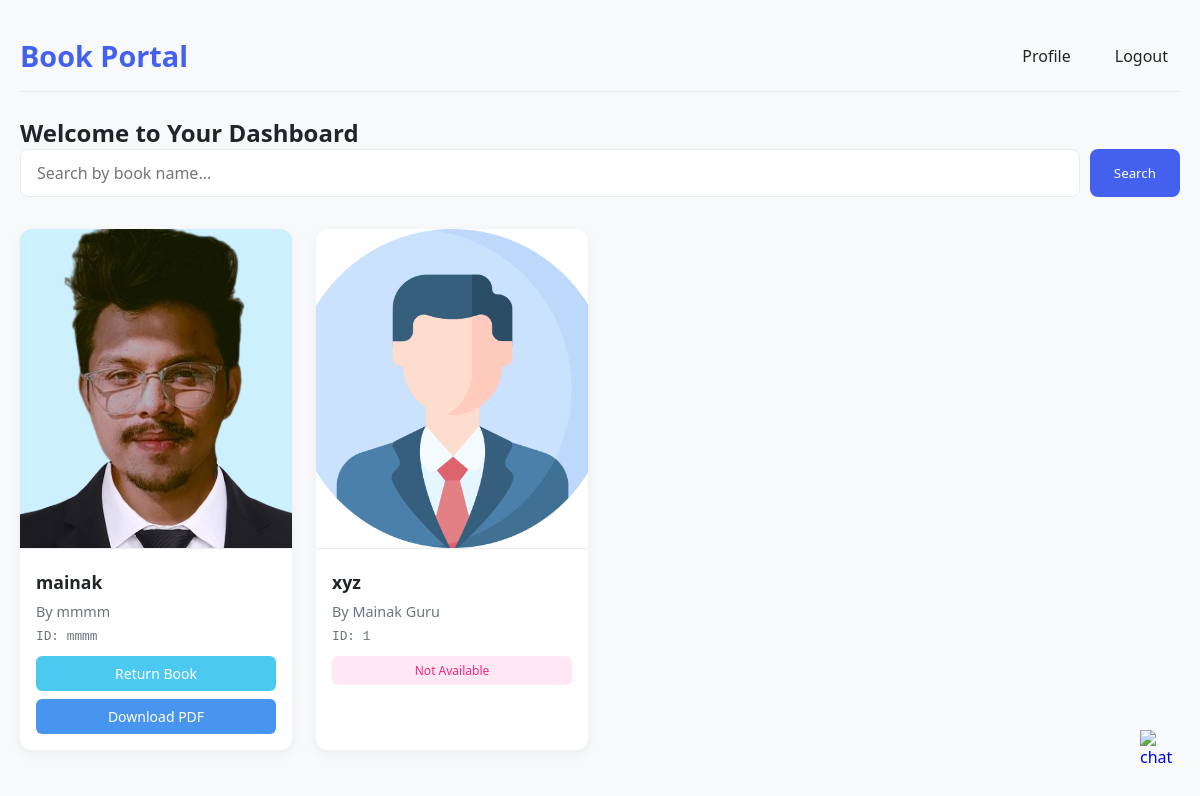
The page /ac/user-dashboard/ (signed in) on the database its author committed.
### account/models.py (models this page shows)
class Book(models.Model):
    name = models.CharField(max_length=200)
    unique_id = models.CharField(max_length=100, unique=True)
    author = models.CharField(max_length=200)
    cover_photo = models.ImageField(upload_to='book_covers/')
    pdf = models.FileField(upload_to='book_pdfs/')
    is_rented = models.BooleanField(default=False)

class BookRentRequest(models.Model):
    STATUS_CHOICES = [
        ('pending', 'Pending'),
        ('accepted', 'Accepted'),
        ('returned', 'Returned'),
        ('return_pending', 'Return Pending'),
    ]
    user = models.ForeignKey(User, on_delete=models.CASCADE)
    book = models.ForeignKey(Book, on_delete=models.CASCADE)
    status = models.CharField(max_length=20, choices=STATUS_CHOICES, default='pending')
    created_at = models.DateTimeField(auto_now_add=True)

### account/views.py (the view, shortened to what this page needs)
# urls.py: path('user-dashboard/', user_dashboard, name='user_dashboard'),
@login_required
def user_dashboard(request):
    query = request.GET.get('q', '')
    books = Book.objects.all()
    if query:
        books = books.filter(name__icontains=query)
    rent_requests = BookRentRequest.objects.filter(user=request.user, status__in=['pending', 'accepted', 'return_pending'])
    rented_books = [req.book for req in rent_requests if req.status in ['accepted', 'return_pending']]
    return render(request, 'account/user_dashboard.html', {
        'books': books,
        'rented_books': rented_books,
        'rent_requests': rent_requests,
    })

### account/templates/account/user_dashboard.html (shortened to what this page needs)
<!DOCTYPE html>
<html lang="en">
<head>
</head>
<body>
    <div class="container">
        <header class="header">
            <h1>Book Portal</h1>
            <nav class="nav-links">
                <a href="{% url 'profile' %}">Profile</a>
                <a href="{% url 'logout' %}">Logout</a>
            </nav>
        </header>
        <main>
            <h2>Welcome to Your Dashboard</h2>
            <form method="get" class="search-form">
                <input type="text" name="q" placeholder="Search by book name..." value="{{ request.GET.q }}"
                    class="search-input">
                <button type="submit" class="search-btn">Search</button>
            </form>
            <form method="post">
                <div class="books-grid">
                    {% for book in books %}
                    <div class="book-card">
                        <img src="{{ book.cover_photo.url }}" alt="{{ book.name }}" class="book-cover">
                        <div class="book-info">
                            <h3 class="book-title">{{ book.name }}</h3>
                            <p class="book-author">By {{ book.author }}</p>
                            <p class="book-id">ID: {{ book.unique_id }}</p>
                            <div class="book-actions">
                                {% if book in rented_books %}
                                {% for req in rent_requests %}
                                {% if req.book == book and req.status == 'accepted' %}
                                <button type="submit" name="return_book_id" value="{{ book.id }}"
                                    class="action-btn return-btn">
                                    Return Book
                                </button>
                                <a href="{{ book.pdf.url }}" download class="action-btn download-btn">
                                    Download PDF
                                </a>
                                {% elif req.book == book and req.status == 'return_pending' %}
                                <span class="status-label pending">Return Pending</span>
                                {% endif %}
                                {% endfor %}
                                {% elif not book.is_rented %}
                                <button type="submit" name="rent_book_id" value="{{ book.id }}"
                                    class="action-btn rent-btn">
                                    Rent This Book
                                </button>
                                {% else %}
                                <span class="status-label unavailable">Not Available</span>
                                {% endif %}
                            </div>
                        </div>
                    </div>
                    {% endfor %}
                </div>
            </form>
            <a href="{% url 'chat' %}">
                <img src="https://cdn-icons-png.flaticon.com/128/1653/1653630.png" alt="chat" width="40px" class="chat">
            </a>
        </main>
    </div>
</body>
</html>

### account/templates/account/user_dashboard.html (style rules this page uses)
:root { --primary: #4361ee; --primary-dark: #3a0ca3; --secondary: #3f37c9; --light: #f8f9fa; --dark: #212529; --success: #4cc9f0; --danger: #f72585; --warning: #f8961e; --info: #4895ef; --gray: #6c757d; --light-gray: #e9ecef; }
* { margin: 0; padding: 0; box-sizing: border-box; font-family: 'Segoe UI', Tahoma, Geneva, Verdana, sans-serif; }
body { background-color: #f8f9fa; color: var(--dark); }
.container { max-width: 1200px; margin: 0 auto; padding: 20px; }
.header { display: flex; justify-content: space-between; align-items: center; padding: 16px 0; margin-bottom: 24px; border-bottom: 1px solid var(--light-gray); }
.header h1 { color: var(--primary); font-size: 1.8rem; }
.nav-links { display: flex; gap: 20px; }
.nav-links a { color: var(--dark); text-decoration: none; font-weight: 500; padding: 8px 12px; border-radius: 6px; transition: all 0.3s ease; }
.search-form { margin-bottom: 32px; display: flex; gap: 10px; }
.search-input { flex: 1; padding: 12px 16px; border: 1px solid var(--light-gray); border-radius: 8px; font-size: 16px; }
.search-btn { padding: 12px 24px; background: var(--primary); color: white; border: none; border-radius: 8px; font-weight: 500; cursor: pointer; transition: all 0.3s ease; }
.books-grid { display: grid; grid-template-columns: repeat(auto-fill, minmax(240px, 1fr)); gap: 24px; margin-top: 24px; }
.book-card { background: white; border-radius: 12px; overflow: hidden; box-shadow: 0 4px 12px rgba(0, 0, 0, 0.05); transition: all 0.3s ease; }
.book-cover { width: 100%; height: 320px; object-fit: cover; border-bottom: 1px solid var(--light-gray); }
.book-info { padding: 16px; }
.book-title { font-size: 1.1rem; font-weight: 600; margin-bottom: 8px; color: var(--dark); }
.book-author { color: var(--gray); font-size: 0.9rem; margin-bottom: 8px; }
.book-id { color: var(--gray); font-size: 0.8rem; margin-bottom: 12px; font-family: monospace; }
.book-actions { display: flex; flex-direction: column; gap: 8px; }
.action-btn { padding: 8px 12px; border: none; border-radius: 6px; font-weight: 500; cursor: pointer; transition: all 0.3s ease; text-align: center; text-decoration: none; font-size: 14px; }
.return-btn { background: var(--success); color: white; }
.download-btn { background: var(--info); color: white; }
.status-label { padding: 6px 12px; border-radius: 6px; font-size: 12px; font-weight: 500; text-align: center; }
.unavailable { background: rgba(247, 37, 133, 0.1); color: var(--danger); }
.chat { position: absolute; bottom: 4%; left: 95%; }

### rows shown on the page
Book: cover_photo (picture), name "mainak", author "mmmm", unique_id "mmmm"
BookRentRequest: {{ book.id }} 1 (drawn)
Book: cover_photo (placeholder picture), name "xyz", author "Mainak Guru", unique_id "1", is_rented "Not Available"
